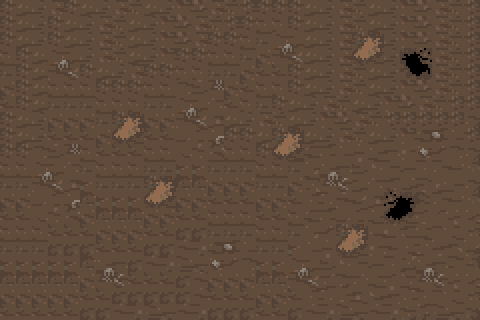

A level layout from a 2D game, rendered from its tile map. Below: a short description, then the map file with tile-grid data replaced by summaries:
An orthogonal 30x20 tile map with 16x16 px tiles, 1 tile layer (mud2), 3 hidden layers not drawn, 2 tilesets.

<map version="1.10" tiledversion="1.10.1" orientation="orthogonal" renderorder="right-down" width="30" height="20" tilewidth="16" tileheight="16" infinite="0" nextlayerid="5" nextobjectid="1">
 <tileset firstgid="1" name="ice" tilewidth="16" tileheight="16" tilecount="168" columns="12">
  <image source="../tileset/ice.png" width="192" height="224" />
 </tileset>
 <tileset firstgid="169" name="32x32_DEMO" tilewidth="16" tileheight="16" tilecount="4160" columns="80">
  <image source="32x32_DEMO.png" width="1280" height="832" />
 </tileset>
 <layer id="1" name="mud" width="30" height="20" visible="0">
  <data>[600 cells, 600 non-empty, 119 distinct tile ids]</data>
 </layer>
 <layer id="2" name="ice" width="30" height="20" visible="0">
  <data>[600 cells, 600 non-empty, 1 distinct tile ids]</data>
 </layer>
 <layer id="3" name="deco" width="30" height="20" visible="0">
  <data>[600 cells, 14 non-empty, 2 distinct tile ids]</data>
 </layer>
 <layer id="4" name="mud2" width="30" height="20">
  <data>[600 cells, 600 non-empty, 158 distinct tile ids]</data>
 </layer>
</map>
